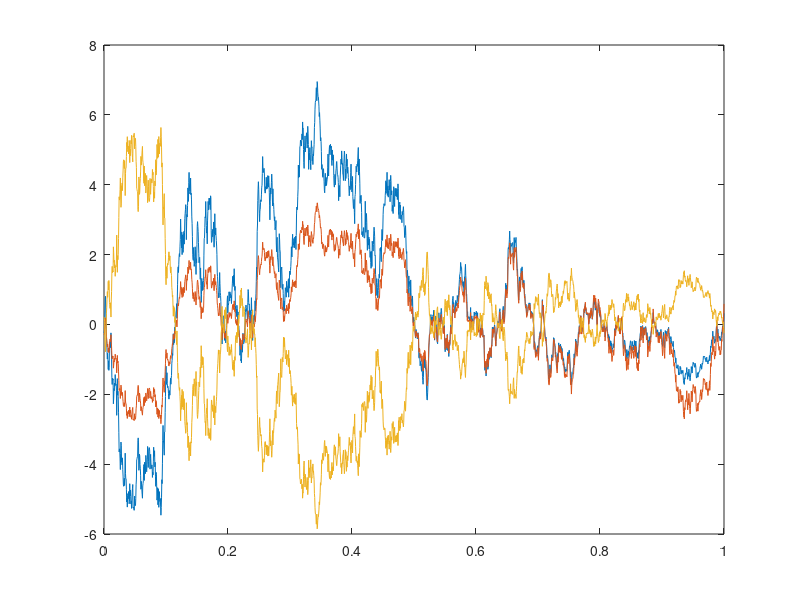

The MATLAB script that drew this image: (Note: this script raises an error after producing the figure.)
%The code incorporate ideas presented in em.m from Higham paper
randn('state',100)

clear
close all

delta = [1 1 0]';
a = [-1 0 1]';
a0 = 0;
sigma = [0.200 0 0;0.0375 0.1452 0;0.0250 0.0039 0.0967];
T = 1;
N = 2^13;
gamma = 0.1;

dt = T/N;
Yzero = transpose([11.10 12.00 11.00]);
dW = sqrt(dt)*randn(3,N);

omega = sigma*sigma';
kappa = -1 * delta' * a;
A = diag(a);
theta = trace(A*omega)/(2*delta'*a);


R = 4;
Dt = R*dt;
L = N/R;

Yem = zeros(3,L);
alphaem = zeros(1,L);
aem = zeros(1,L);
Ytemp = Yzero;
Yem(:,1) = Ytemp;
alphatemp = a0 + a'*log(Ytemp);
abt = alphatemp;
alphaem(1) = alphatemp;
aem(1) = abt;
piem = zeros(3,L);

pitemp = (1/gamma)*(((omega^(-1))*delta)*alphatemp - a*((delta'*(omega^(-1))*delta)*(L*Dt*alphatemp - 0.25*trace(A*omega)*(L*Dt)^2)));
piem(:,1) = pitemp;
wealthem = zeros(1,L);
wealthtemp = [0 0 0]';
wealthem(1) =0 ;

possem = zeros(3,L);
posstemp = pitemp./Ytemp;
possem(:,1) = posstemp;

for j = 1:L
    Winc = sum(dW(:,R*(j-1)+1:R*j),2);
    %pip = pitemp;
    %for k = 1:3
        %Ytemp(k) = - Ytemp(k)*((Dt*alphatemp)*(delta(k)) + sigma(k,:) * Winc -1)^-1;
    %end
    Ytemp = Ytemp + (Dt*alphatemp)*(delta.*Ytemp) + sigma * Winc.*Ytemp;
    alphatemp = a0 + a'*log(Ytemp);
    %Ytemp = - Ytemp*((Dt*alphatemp)*(delta) + sigma * Winc-1)^-1;
    pitemp = (1/gamma)*(((omega^(-1))*delta)*alphatemp - a*((delta'*(omega^(-1))*delta)*((L-j)*Dt*alphatemp - 0.25*trace(A*omega)*((L-j)*Dt)^2)));
    posstemp = pitemp./Ytemp;
    %wealthtemp = wealthtemp + pitemp'*delta*alphatemp*Dt + pitemp'*sigma * Winc;
    wealthtemp = wealthtemp + sum(pitemp'*((Ytemp-Yem(:,j))./Ytemp));
    abt = abt + kappa*(theta-abt)*Dt+a'*sigma*Winc;
    disp(Yem(:,j));
    disp(Ytemp);
    Yem(:,j+1) = Ytemp;
    alphaem(j+1) = alphatemp;
    aem(j+1) = abt;
    piem(:,j+1) = pitemp;
    %wealthem(j+1) = sum(wealthtemp);
    wealthem(j+1) = sum(wealthtemp);
    possem(:,j+1) = posstemp;
end

%wealth = sum(abs(piem),1);

figure
plot([0:Dt:T],possem);


lomo = varm(3,1);
eslomo = estimate(lomo,log(Yem'));
loBB = eslomo.AR{1,1};
loomg2 = eslomo.Covariance;
losisi = chol(loomg2);
lobinv = (loBB^(-1));
losi = lobinv*losisi';
loomg = losi*losi'/Dt;
lolol = chol(loomg);

lokpii = lobinv*(eye(3)-loBB)/Dt;
[louk,loek] = eig(lokpii);
louuk = louk^-1;
locc = lobinv * eslomo.Constant/ Dt;
lovar = diag(loomg);

%AAPL,INTC,QCOM


%following variables naming convention follow previous ones without the 'lo'
mo = varm(3,1);
esmo = estimate(mo,Yem');
BB = esmo.AR{1,1};
omg2 = esmo.Covariance;
sisi = chol(omg2);
binv = (BB^(-1));
si = binv*sisi';
omg = si*si'/Dt;
lol = chol(omg);

kpii = binv*(eye(3)-BB)/Dt;
[uk,ek] = eig(kpii);
uuk = uk^-1;

%mm: estimated mean reversion mean
mm = (eye(3)-BB)^(-1) * esmo.Constant;

var = diag(omg);


if all(imag(diag(ek)) == 0)
    disp('real');
    for k = 1:length(uk(1,:))
        if all(abs(ek(k,k)) >= abs(diag(ek))) == 1
            disp(k);
            sluk = uuk(k,:);
        end
    end
else
    disp('imag');
    for l = 1:length(uk(1,:))
        if all((imag(uuk(l,:)))<1.0e-7) == 1
            disp(l);
            sluk = uuk(l,:);
        end
    end
end

if all(imag(sluk) < 1.0e-8) == 1
    sluk = real(sluk);
end

varstd = 0;

for stdnb1 = 1:length(sluk)
    for stdnb2 = 1:length(sluk)
        varstd = varstd + sluk(stdnb1)*sluk(stdnb2)*loomg(stdnb1,stdnb2);
    end
end
std = sqrt(varstd);

beta = 0;
bbeta = zeros(1,L);
bbeta(1) = 0;
Wtt = zeros(1,L);
Wtt(1) = 0;
Wt = 0;
cash = 0;
for lll = 1:L
    ytemp = Yem(:,lll);
    ycoi = sluk*ytemp;
    if lll == 1
        ytempl = ytemp;
    end
    if ycoi >= sluk*mm+std && beta == 0
        beta = -1;
        ytempl = ytemp;     
    elseif ycoi <=sluk*mm-std && beta == 0
        beta = 1;
        ytempl = ytemp;
    elseif ycoi <= sluk*mm+ 0.1*std && beta == -1
        cash = cash+ beta * sluk*(ytemp - ytempl);
        ytempl = 0;
        beta =0 ;
    elseif ycoi>= sluk*mm-0.1*std && beta == 1
        cash = cash + beta * sluk*(ytemp - ytempl);
        ytempl = 0;
        beta =0;
    end
    Wt = cash + beta * sluk*(ytemp - ytempl);
    Wtt(lll+1) = Wt;
    bbeta(lll+1) = beta;
end

figure

subplot(2,3,1)
for l = 1:3
    plot([0:Dt:T],[Yem(l,:)]),hold on
end
hold off
xlabel('Time','FontSize',12);
ylabel('Asset Prices','FontSize',12,'Rotation',90);
legend('Y_{t}^{1}','Y_{t}^{2}','Y_{t}^{3}');

subplot(2,3,2)
plot([0:Dt:T],alphaem);
xlabel('Time','FontSize',12);
ylabel('Co-Intergration Factor \alpha','FontSize',12,'Rotation',90);

subplot(2,3,3)
for k = 1:3
    plot([0:Dt:T],piem(k,:)./Yem(k,:)),hold on
end
hold off
legend('\pi^{1}/Y_{t}^{1}','\pi^{2}/Y_{t}^{2}','\pi^{3}/Y_{t}^{3}');
xlabel('Time','FontSize',12);
ylabel('Position','FontSize',12,'Rotation',90);

subplot(2,3,4)
plot([0:Dt:T],wealthem);
xlabel('Time','FontSize',12);
ylabel('Wealth1','FontSize',12,'Rotation',90);

subplot(2,3,5)
plot([0:Dt:T],Wtt);
xlabel('Time','FontSize',12)
ylabel('Wealth of pairs trading','FontSize',12,'Rotation',90);

subplot(2,3,6)
yyaxis right
plot([0:Dt:T],bbeta),hold on
ylabel('Position','FontSize',12,'Rotation',90);
yyaxis left
plot([0:Dt:T],sluk*Yem),hold on
xlabel('Time','FontSize',12)
ylabel('Cointegration factor of pairs trading','FontSize',12,'Rotation',90);
sdp = ones(1,L+1)*(sluk*mm+std);
sdm = ones(1,L+1)*(sluk*mm-std);
sdpp = ones(1,L+1)*(sluk*mm+0.1*std);
sdmm = ones(1,L+1)*(sluk*mm-0.1*std);
plot([0:Dt:T],sdp,'-'),hold on
plot([0:Dt:T],sdm,'-'),hold on
plot([0:Dt:T],sdpp,'-'),hold on
plot([0:Dt:T],sdmm,'-'),hold off